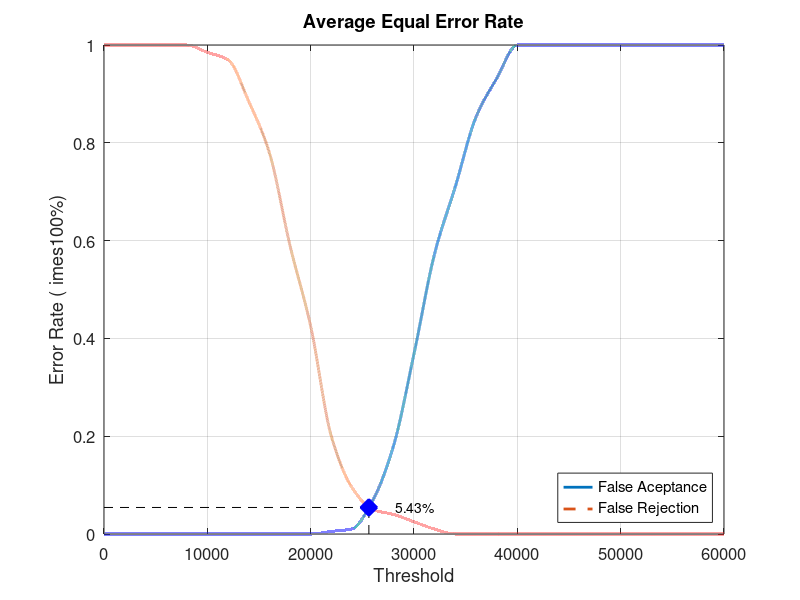
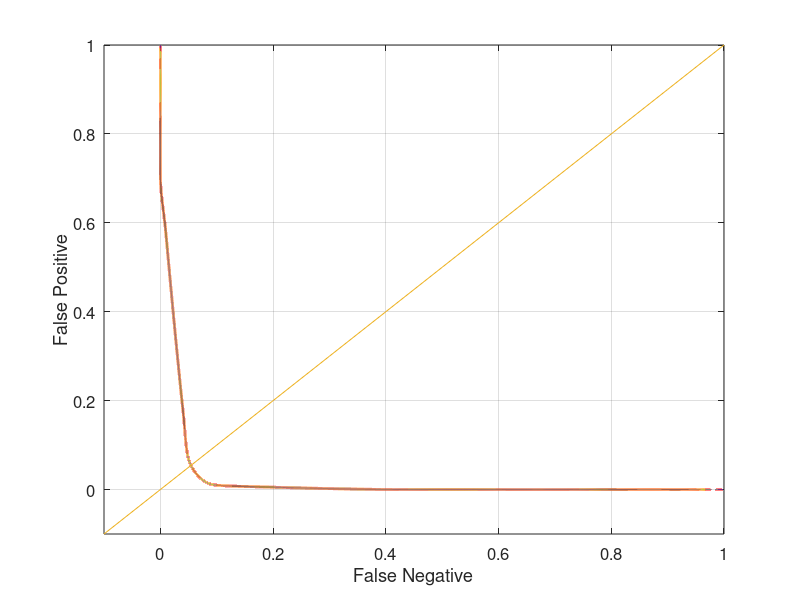

The MATLAB source for these figures, in order:
close all;
clear;
clc;
x = 0:2000:60000;
xq = 0:0.5:60000;

y0 = [0 0 0 0 0 0 0 0 0 0 0 0.00526316 0.0105263 0.0684211 0.178947 0.368421 0.573684 0.710526 0.852632 0.931579 1 1 1 1 1 1 1 1 1 1 1]
yy0 = interp1(x, y0, xq, 'pchip');
y1 = [1 1 1 1 1 0.985 0.97 0.885 0.78 0.59 0.425 0.2 0.095 0.05 0.04 0.025 0.01 0 0 0 0 0 0 0 0 0 0 0 0 0 0]
yy1 = interp1(x, y1, xq, 'pchip');

% Calculating EER: 
y2 = abs(y0 - y1);
find(y2 == min(y2))
yy2 = abs(yy0 - yy1);
xEER = find(yy2 == min(yy2));
xEERIndex = xq(xEER) % X-axis EER
yEER = yy0(xEER) % Y-axis EER

main = figure
plot(xq, yy0,'-','LineWidth', 2);	hold on
plot(xq, yy1,'--','LineWidth', 2);	hold on
plot([xEERIndex xEERIndex], [0 yEER], 'k--');	hold on
plot([0 xEERIndex], [yEER yEER], 'k--');	hold on
plot(xEERIndex, yEER, 'bx', 'LineWidth', 10);	hold on
text(xEERIndex + 10 * xEERIndex / 100, yEER, [num2str(round((10000 * yEER)) / 100) '%'])
legend('False Aceptance', 'False Rejection', 'Location', 'SouthEast')
xlabel('Threshold')
ylabel('Error Rate (	imes100%)')
title('Average Equal Error Rate')
set(gca, 'FontSize', 12)
axis([0 60000 0 1])
grid on

print(main, 'Database5_1Main', '-dpng');
FNRxFPR = figure('Color', [1 1 1]);
plot(yy1, yy0, '-', yy1, yy0, 'LineWidth', 2);
hold on
y = -0.1:0.1:1
plot(y, y); 
set(gca, 'FontSize', 12)
xlabel('False Negative')
ylabel('False Positive')
axis([-0.1 1 -0.1 1])
set(gca, 'FontSize', 12)
grid on

print(FNRxFPR, 'Database5_1FNRxFPR','-dpng');
